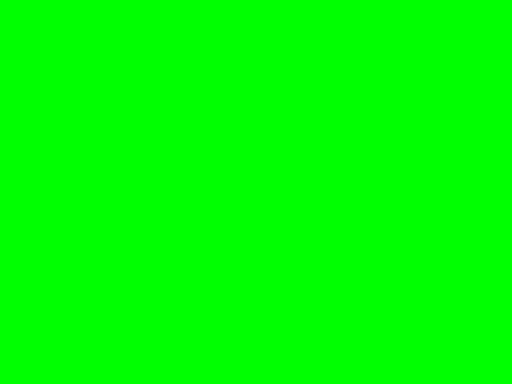
#> input picture Color-Green.jpeg, 512 x 384 px
$ python -i Histogram.py   (imports and definitions only)
#> lines starting #> are read from the running program, lines starting #| are printed output that depends on the picture
import sys
import cv2
import matplotlib.pyplot as plt


def plot_histogram(ax, data, title, colors, channel_names):
    for i, color in enumerate(colors):
        ax.plot(data[i], color=color, label=channel_names[i])
    ax.set_title(title)
    ax.set_xlabel("Pixel Intensity")
    ax.set_ylabel("Proportion of Pixels (%)")
    ax.legend()


def calculate_histogram(image):
    histograms = [cv2.calcHist([image], [i], None, [64], [0, 256]) for i in range(3)]
    return [hist.ravel() / hist.sum() for hist in histograms]


def main(filename):
#> called with filename = 'Color-Green.jpeg'
    image = cv2.imread(filename)
#> image is the input picture: shape (384, 512, 3); mean B, G, R 1, 255, 0
    _, axes = plt.subplots(1, 3, figsize=(15, 5))

    plot_histogram(
        axes[0],
        calculate_histogram(cv2.cvtColor(image, cv2.COLOR_BGR2RGB)),
        "RGB Histogram",
        ["red", "green", "blue"],
        ["Red", "Green", "Blue"],
    )
#> in calculate_histogram, `histograms = [cv2.calcHist([image], [i], None, [64], [0, 256]) for i i..`: histograms = 3 items
#> the loop in plot_histogram, `for i, color in enumerate(colors):` made 3 passes
#> color on passes 1 to 3: 'red', 'green', 'blue'
    plot_histogram(
        axes[1],
        calculate_histogram(cv2.cvtColor(image, cv2.COLOR_RGB2HSV)),
        "HSV Histogram",
        ["purple", "cyan", "orange"],
        ["Hue", "Saturation", "Value"],
    )
#> the loop in plot_histogram (call 2), `for i, color in enumerate(colors):` made 3 passes
    plot_histogram(
        axes[2],
        calculate_histogram(cv2.cvtColor(image, cv2.COLOR_RGB2LAB)),
        "LAB Histogram",
        ["gray", "magenta", "yellow"],
        ["L*", "a*", "b*"],
    )

    plt.tight_layout()
    plt.show()
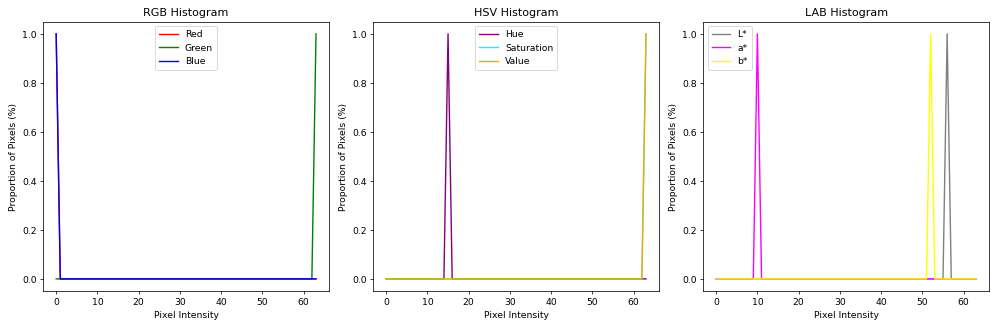
#> figure drawn by matplotlib, 3 panels; panel 1: curve peaks at x = 0, y = 1; panel 1: curve peaks at x = 63, y = 1; panel 1: curve peaks at x = 0, y = 1; panel 2: curve peaks at x = 15, y = 1


# [3 lines not run here, left out]

>>> result = main('Color-Green.jpeg')
